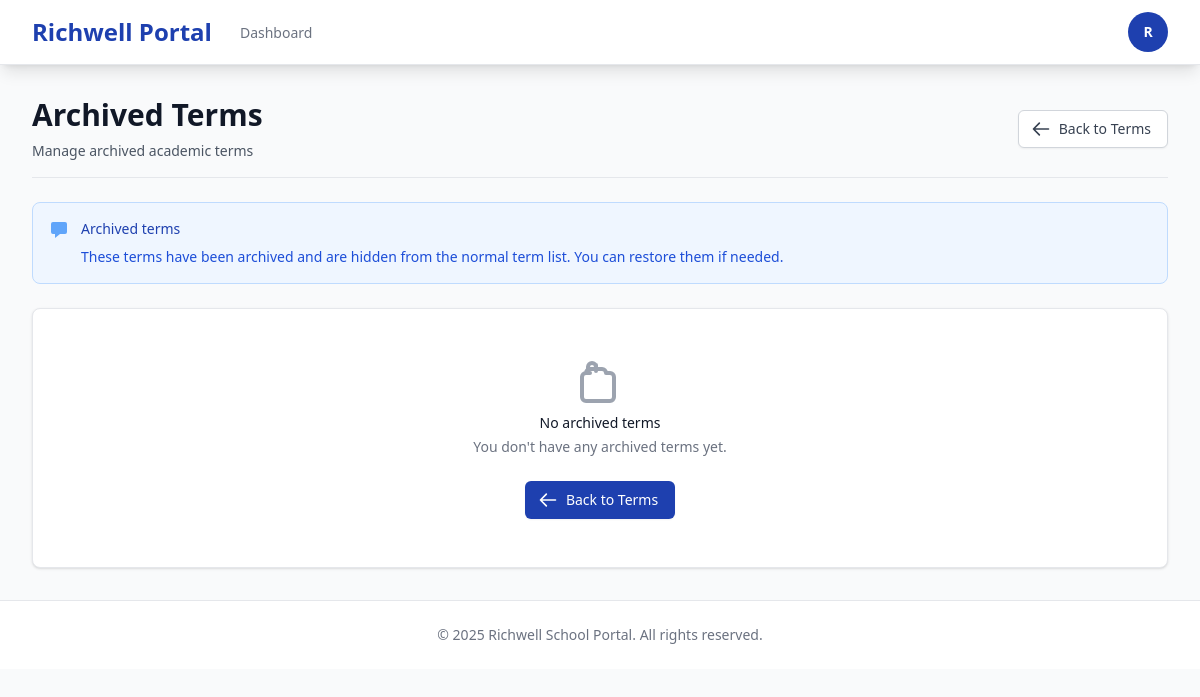
Page /registrar/enrollment/terms/archived/ (signed in) on the earlier database version.
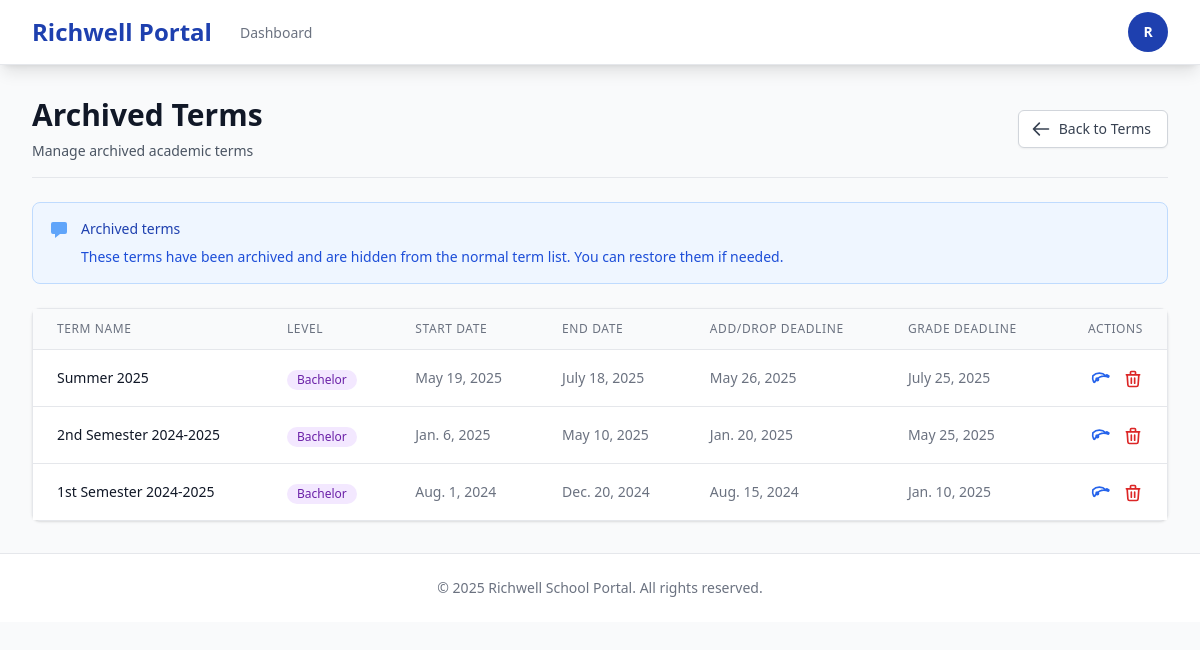
Same page on the later database version.
### enrollment/models.py (models this page shows, shortened)
class Term(models.Model):
    LEVEL_CHOICES = [
        ('SHS', 'Senior High School'),
        ('Bachelor', 'Bachelor'),
        ('Masteral', 'Masteral'),
    ]
    name = models.CharField(max_length=50)
    level = models.CharField(max_length=20, choices=LEVEL_CHOICES, default='Bachelor')
    start_date = models.DateField()
    end_date = models.DateField()
    add_drop_deadline = models.DateField(null=True, blank=True)
    grade_encoding_deadline = models.DateField(null=True, blank=True)
    is_active = models.BooleanField(default=False)
    archived = models.BooleanField(default=False)
    created_at = models.DateTimeField(auto_now_add=True)
    class Meta:
        unique_together = ('name', 'level')

### enrollment/views.py (the view)
# urls.py: path('terms/archived/', views.archived_terms_list, name='archived_terms_list'),
@role_required('registrar')
def archived_terms_list(request):
    archived_terms = Term.objects.filter(archived=True).order_by('level', '-start_date')
    context = {
        'archived_terms': archived_terms,
        'level_choices': Term.LEVEL_CHOICES,
    }
    return render(request, 'registrar/terms/archived_terms_list.html', context)

### templates/registrar/terms/archived_terms_list.html (shortened to what the changed rows need)
{% extends 'base.html' %}
{% block content %}
<div class="space-y-6">
    <div class="flex justify-between items-center border-b border-gray-200 pb-4">
        <div>
            <h1 class="text-3xl font-bold text-gray-900">Archived Terms</h1>
        </div>
    </div>
    <div class="bg-white shadow rounded-lg border border-gray-200">
        <div class="overflow-x-auto">
            {% if archived_terms %}
            <table class="min-w-full divide-y divide-gray-200">
                <thead class="bg-gray-50">
                    <tr>
                        <th class="px-6 py-3 text-left text-xs font-medium text-gray-500 uppercase tracking-wider">Term Name</th>
                        <th class="px-6 py-3 text-left text-xs font-medium text-gray-500 uppercase tracking-wider">Level</th>
                        <th class="px-6 py-3 text-left text-xs font-medium text-gray-500 uppercase tracking-wider">Start Date</th>
                        <th class="px-6 py-3 text-left text-xs font-medium text-gray-500 uppercase tracking-wider">End Date</th>
                        <th class="px-6 py-3 text-left text-xs font-medium text-gray-500 uppercase tracking-wider">Add/Drop Deadline</th>
                        <th class="px-6 py-3 text-left text-xs font-medium text-gray-500 uppercase tracking-wider">Grade Deadline</th>
                        <th class="px-6 py-3 text-right text-xs font-medium text-gray-500 uppercase tracking-wider">Actions</th>
                    </tr>
                </thead>
                <tbody class="bg-white divide-y divide-gray-200">
                    {% for term in archived_terms %}
                    <tr class="hover:bg-gray-50">
                        <td class="px-6 py-4 whitespace-nowrap">
                            <div class="text-sm font-medium text-gray-900">{{ term.name }}</div>
                        </td>
                        <td class="px-6 py-4 whitespace-nowrap">
                            <span class="inline-flex items-center px-2.5 py-0.5 rounded-full text-xs font-medium
                                {% if term.level == 'SHS' %}bg-blue-100 text-blue-800
                                {% elif term.level == 'Bachelor' %}bg-purple-100 text-purple-800
                                {% else %}bg-indigo-100 text-indigo-800{% endif %}">
                                {{ term.get_level_display }}
                            </span>
                        </td>
                        <td class="px-6 py-4 whitespace-nowrap text-sm text-gray-500">
                            {{ term.start_date }}
                        </td>
                        <td class="px-6 py-4 whitespace-nowrap text-sm text-gray-500">
                            {{ term.end_date }}
                        </td>
                        <td class="px-6 py-4 whitespace-nowrap text-sm text-gray-500">
                            {{ term.add_drop_deadline|default:"Not set" }}
                        </td>
                        <td class="px-6 py-4 whitespace-nowrap text-sm text-gray-500">
                            {{ term.grade_encoding_deadline|default:"Not set" }}
                        </td>
                        <td class="px-6 py-4 whitespace-nowrap text-right text-sm font-medium space-x-2">
                            <a href="{% url 'enrollment:term_unarchive' term.pk %}"
                               class="text-blue-600 hover:text-blue-900"
                               title="Unarchive">
                            </a>
                            <a href="{% url 'enrollment:term_delete' term.pk %}"
                               onclick="return confirm('Are you sure you want to permanently delete this archived term?')"
                               class="text-red-600 hover:text-red-900"
                               title="Delete">
                                <svg class="inline h-5 w-5" fill="none" viewBox="0 0 24 24" stroke="currentColor">
                                    <path stroke-linecap="round" stroke-linejoin="round" stroke-width="2" d="M19 7l-.867 12.142A2 2 0 0116.138 21H7.862a2 2 0 01-1.995-1.858L5 7m5 4v6m4-6v6m1-10V4a1 1 0 00-1-1h-4a1 1 0 00-1 1v3M4 7h16"/>
                                </svg>
                            </a>
                        </td>
                    </tr>
                    {% endfor %}
                </tbody>
            </table>
            {% else %}
            <div class="text-center py-12">
                <svg class="mx-auto h-12 w-12 text-gray-400" fill="none" viewBox="0 0 24 24" stroke="currentColor">
                    <path stroke-linecap="round" stroke-linejoin="round" stroke-width="2" d="M5 8a2 2 0 012-2h6a2 2 0 012 2m0 0h2a2 2 0 012 2v10a2 2 0 01-2 2H5a2 2 0 01-2-2v-10a2 2 0 012-2h2m3-4V5a2 2 0 10-4 0v2m4 0V5a2 2 0 10-4 0v2"/>
                </svg>
                <h3 class="mt-2 text-sm font-medium text-gray-900">No archived terms</h3>
                <p class="mt-1 text-sm text-gray-500">You don't have any archived terms yet.</p>
                <div class="mt-6">
                    <a href="{% url 'enrollment:terms_list' %}"
                       class="inline-flex items-center px-4 py-2 border border-transparent shadow-sm text-sm font-medium rounded-md text-white bg-primary hover:bg-blue-700">
                        <svg class="-ml-1 mr-2 h-5 w-5" fill="none" viewBox="0 0 24 24" stroke="currentColor">
                            <path stroke-linecap="round" stroke-linejoin="round" stroke-width="2" d="M10 19l-7-7m0 0l7-7m-7 7h18"/>
                        </svg>
                        Back to Terms
                    </a>
                </div>
            </div>
            {% endif %}
        </div>
    </div>
</div>
{% endblock %}

Differences in the rows shown:
now on this page (row edited): Term: name "Summer 2025", level "Bachelor", start_date "May 19, 2025", end_date "July 18, 2025", add_drop_deadline "May 26, 2025", grade_encoding_deadline "July 25, 2025"
now on this page (row edited): Term: name "2nd Semester 2024-2025", level "Bachelor", start_date "Jan. 6, 2025", end_date "May 10, 2025", add_drop_deadline "Jan. 20, 2025", grade_encoding_deadline "May 25, 2025"
now on this page (row edited): Term: name "1st Semester 2024-2025", level "Bachelor", start_date "Aug. 1, 2024", end_date "Dec. 20, 2024", add_drop_deadline "Aug. 15, 2024", grade_encoding_deadline "Jan. 10, 2025"
Other differences:
text no longer shown: "No archived terms You don't have any archived terms yet. Back to Terms"
text now shown: "TERM NAME LEVEL START DATE END DATE ADD/DROP DEADLINE GRADE DEADLINE ACTIONS"
